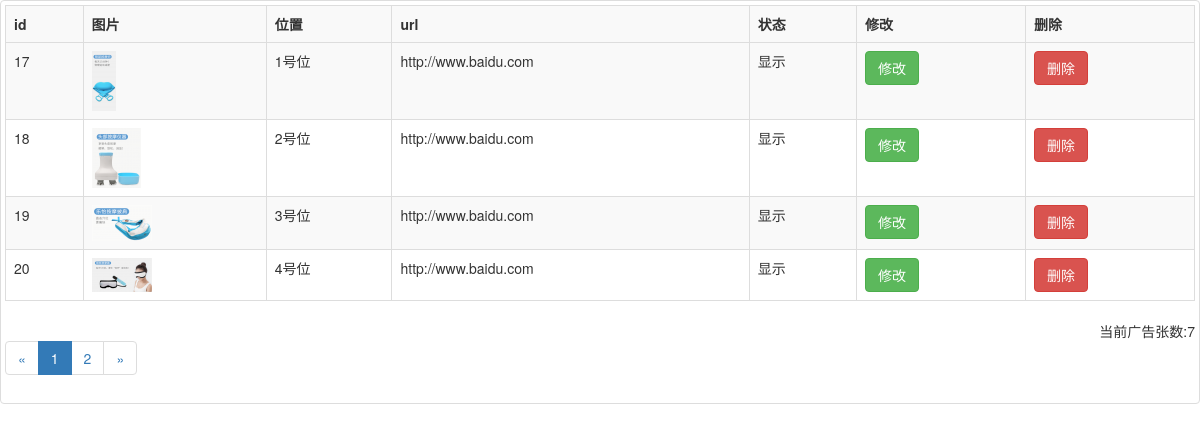
The app's page /mySite/admin/advertising/select.php (signed in) with its own data.
### tables this page shows
CREATE TABLE `advertising` (
  `id` int(10) UNSIGNED NOT NULL COMMENT 'id' AUTO_INCREMENT primary key,
  `img` varchar(100) NOT NULL COMMENT '广告图片',
  `place` tinyint(3) UNSIGNED NOT NULL COMMENT '广告位置',
  `url` varchar(200) NOT NULL COMMENT '广告链接',
  `isshow` tinyint(4) NOT NULL DEFAULT '1' COMMENT '是否显示广告'
);

### mySite/admin/advertising/select.php (the view, shortened to what this page needs)
<?php
include "../../public/common/config.php";
include "../../public/common/Page.class.php";
$sql1="select count(*) from advertising";
$smt1=$pdo->prepare($sql1);
$smt1->execute();
$sum=$smt1->fetchColumn();
$num=4;
$page=$_GET['page']?$_GET['page']:1;
$page=new Page($sum,$num,$page);
$sql="select * from advertising order by place limit {$page->idx},{$page->num}";
$smt=$pdo->prepare($sql);
$smt->execute();
$rows=$smt->fetchAll();
 ?>
<!doctype html>
<html lang="en">
<head>
	<link rel="stylesheet" href="../../public/css/bootstrap.min.css">
	<link rel="stylesheet" href="../public/css/index.css">
</head>
<body>
	<div class="thumbnail">
        	<table class="table table-striped table-bordered table-hover">
				<tr>
					<th>id</th>
					<th>图片</th>
					<th>位置</th>
					<th>url</th>
					<th>状态</th>
					<th>修改</th>
					<th>删除</th>
				</tr>
				<tr>
					<?php
					foreach($rows as $row){
						echo "<tr>";
						echo "<td>{$row['id']}</td>";
						echo "<td><img src='/mySite/public/uploads/advertising/th_".$row['img']."'/></td>";
						echo "<td>{$row['place']}号位</td>";
						echo "<td>{$row['url']}</td>";
						echo $row['isshow']?"<td>显示</td>":"<td>不显示</td>";
						echo "<td><a href='revamp.php?id={$row['id']}' class='btn btn-success'>修改</a></td>";
						echo "<td><a href='javascript:' class='btn btn-danger' num='{$row['id']}'>删除</a></td>";
						echo "</tr>";
					}
					 ?>
				</tr>
			</table>
			<p class="pull-right" id="sum">当前广告张数:<span><?php echo $sum; ?></span></p>
			<?php
				echo $page->show;
			 ?>
    </div>
</body>
</html>

### mySite/admin/public/css/index.css (style rules this page uses)
body { min-width: 500px; }

### records on screen
advertising: id "17", img (picture), place "1", url "http://www.baidu.com", isshow "显示"
advertising: id "18", img (picture), place "2", url "http://www.baidu.com", isshow "显示"
advertising: id "19", img (picture), place "3", url "http://www.baidu.com", isshow "显示"
advertising: id "20", img (picture), place "4", url "http://www.baidu.com", isshow "显示"

### other values on screen
$sum "7"
